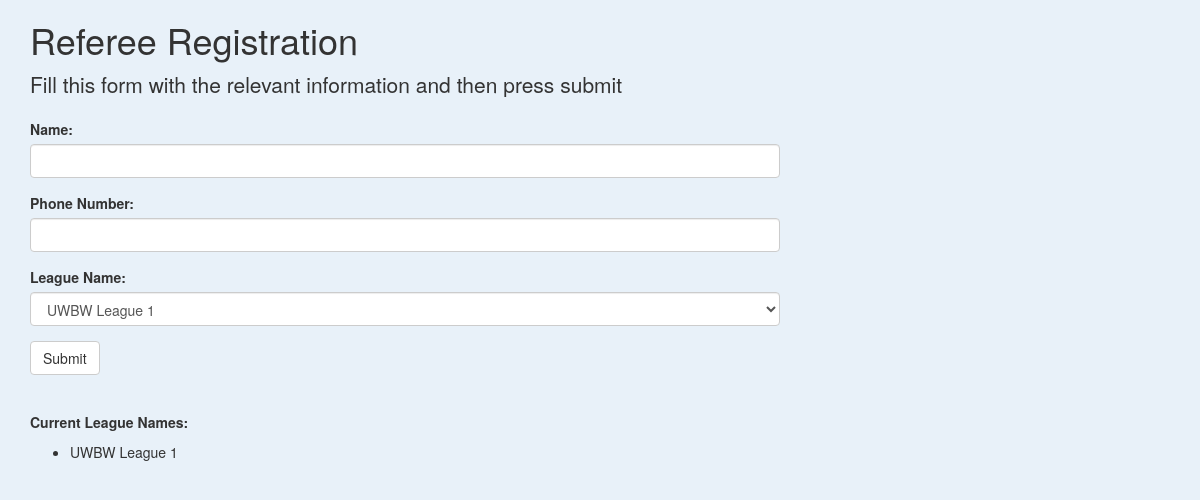
The app's page /referee, older data.
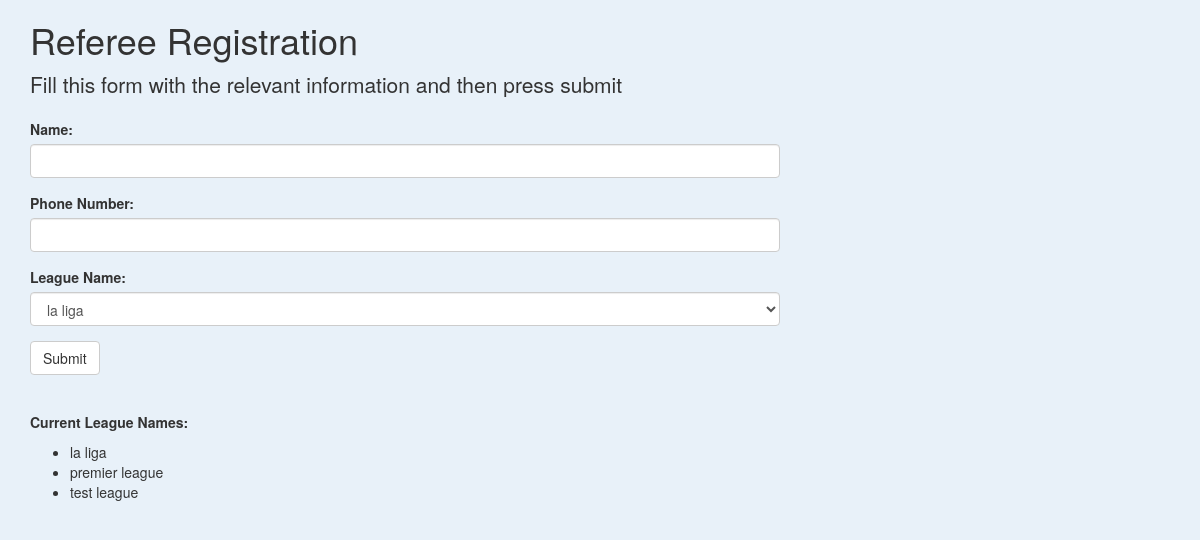
The same page, newer data.
### tables this page shows
CREATE TABLE League (
    l_sportsname    varchar(25),
    l_name          varchar(50),
    l_numteams      unsigned int,
    l_leaguekey     unsigned int
);

### main.py (the view, shortened to what this page needs)
@app.route('/referee', methods=['GET', 'POST'])
def referee():
    class RefForm(FlaskForm):
        query = '''select l_name from league'''
        conn = sqlite3.connect(database)
        result = conn.execute(query)
        leagueNames = []
        for row in result:
            leagueNames.append(row[0])
        name = StringField('Name:', validators=[DataRequired()])
        phonenumber = StringField('Phone Number:', validators=[DataRequired()])
        league = SelectField('League Name:', choices = leagueNames)
        submit = SubmitField('Submit')
    conn = sqlite3.connect(database)
    cursor = conn.cursor()
    form = RefForm()
    message = ""
    leagueNames = []
    leagueQuery = '''SELECT l_name from league'''.format(form.league.data)
    result = conn.execute(leagueQuery)
    for row in result:
        leagueNames.append(row[0])
    conn.close()
    return render_template('referee.html', form=form, message=message, leagueNames=leagueNames)

### main.py
    class RefForm(FlaskForm):
        query = '''select l_name from league'''
        conn = sqlite3.connect(database)
        result = conn.execute(query)
        leagueNames = []
        for row in result:
            leagueNames.append(row[0])
        name = StringField('Name:', validators=[DataRequired()])
        phonenumber = StringField('Phone Number:', validators=[DataRequired()])
        league = SelectField('League Name:', choices = leagueNames)
        submit = SubmitField('Submit')

### templates/referee.html (shortened to what this page needs)
{% extends 'bootstrap/base.html' %}
{% import "bootstrap/wtf.html" as wtf %}
{% block styles %}
{{ super() }}
{% endblock %}
{% block content %}
<div class="container">
  <div class="row">
    <div class="col-md-10 col-lg-8 mx-lg-auto mx-md-auto">
      <h1 class="pt-5 pb-2">Referee Registration</h1>
      <p class="lead">Fill this form with the relevant information and then press submit</p>
      {{ wtf.quick_form(form) }}
      <p class="pt-5" style="margin-top:5%;"><strong>Current League Names: </strong></p>
      <ul>
        {% for name in leagueNames %}
        <li>{{name}}</li>
        {% endfor %}
        </ul>
    </div>
  </div>
</div>
{% endblock %}

Row changes from the older to the newer data that the page shows:
removed League: l_name "UWBW League 1"
added League: l_name "la liga"
added League: l_name "premier league"
added League: l_name "test league"
Text that changed along with them:
form field league: "UWBW League 1" → "la liga"
